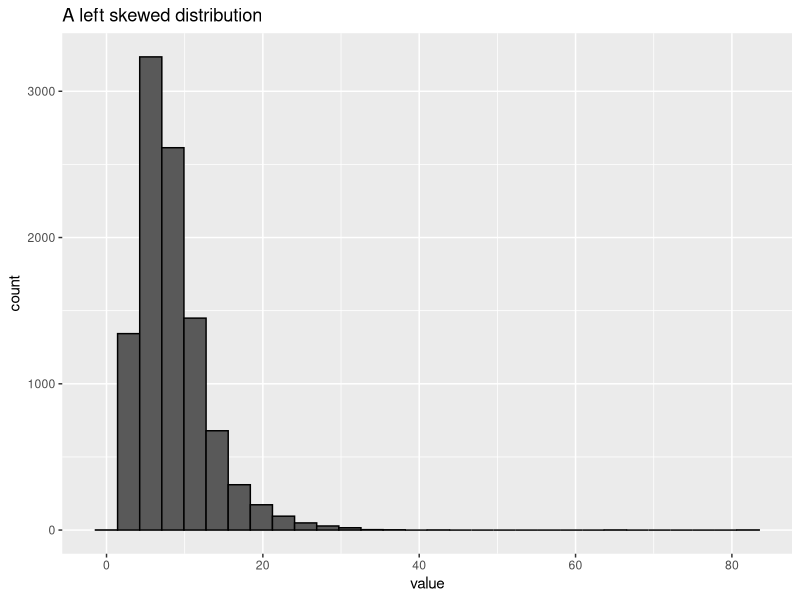
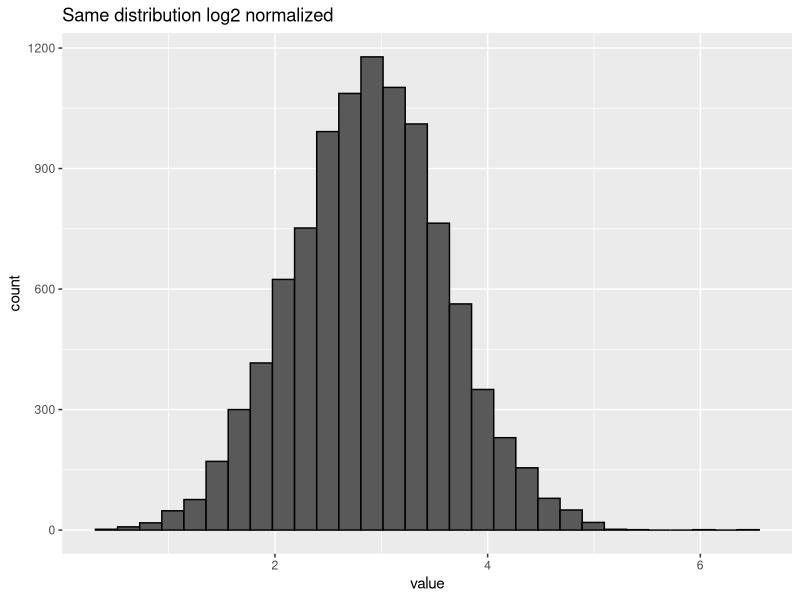

The R source for these figures, in order:
## ---- chunk 1
library(tidyverse)
library(glue)
## ---- chunk 2
transformations <- tribble(
  ~sample, ~feature_1, ~feature_2,
  "control", 10000, 1000,
  "treatment", 11000, 2000
)

log2_transformations <- tribble(
  ~sample, ~log2_feature_1, ~log2_feature_2,
  "control", log2(10000), log2(1000),
  "treatment", log2(11000), log2(2000)
)
## ---- chunk 3
#| echo: false
knitr::kable(transformations)
## ---- chunk 4
#| echo: false
knitr::kable(log2_transformations, digits = 2)
## ---- chunk 5
raw <- as.data.frame(rlnorm(10000,meanlog = 2,sdlog = 0.5)) %>% 
  rename(value = 1)

log2 <- raw %>%
  mutate(value = log2(value))
## ---- chunk 6
#| echo: false

raw %>%
  ggplot(aes(x = value)) +
  geom_histogram(color = "black") +
  labs(title = "A left skewed distribution")
## ---- chunk 7
#| echo: false
#| 
log2 %>%
  ggplot(aes(x = value)) +
  geom_histogram(color = "black") +
  labs(title = "Same distribution log2 normalized")
